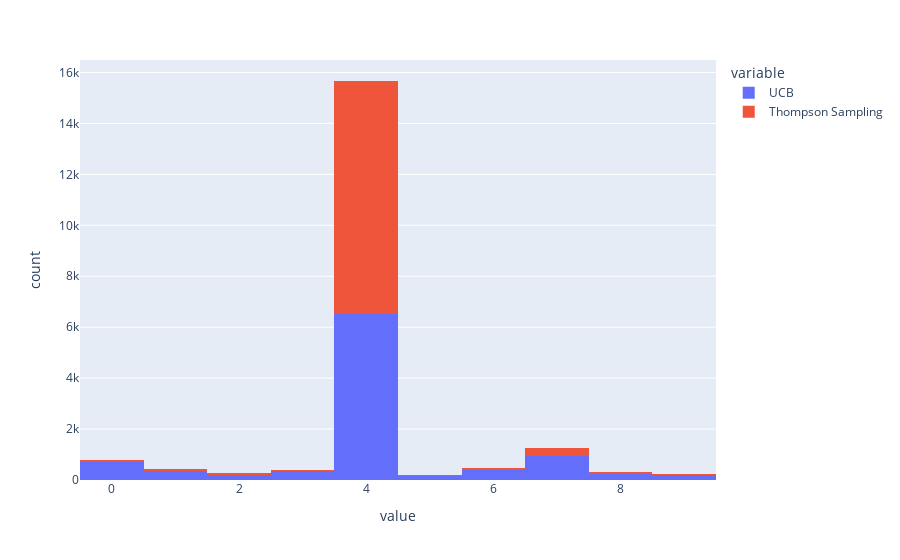

Notebook cell for this chart:
### Code cell
px.histogram(results)

### Figure 1 — Plotly figure (JSON) as saved in the notebook; plotly's stock layout.template omitted (floating-point values rounded to 4 significant figures; data arrays with more than 128 entries replaced by an {"elided": "..."} marker saying what was removed)
{"data": [{"alignmentgroup": "True", "bingroup": "x", "hovertemplate": "variable=UCB<br>value=%{x}<br>count=%{y}<extra></extra>", "legendgroup": "UCB", "marker": {"color": "#636efa", "pattern": {"shape": ""}}, "name": "UCB", "offsetgroup": "UCB", "orientation": "v", "showlegend": true, "type": "histogram", "x": {"elided": "10000 int values"}, "xaxis": "x", "yaxis": "y"}, {"alignmentgroup": "True", "bingroup": "x", "hovertemplate": "variable=Thompson Sampling<br>value=%{x}<br>count=%{y}<extra></extra>", "legendgroup": "Thompson Sampling", "marker": {"color": "#EF553B", "pattern": {"shape": ""}}, "name": "Thompson Sampling", "offsetgroup": "Thompson Sampling", "orientation": "v", "showlegend": true, "type": "histogram", "x": {"elided": "10000 int values"}, "xaxis": "x", "yaxis": "y"}], "layout": {"barmode": "relative", "legend": {"title": {"text": "variable"}, "tracegroupgap": 0}, "margin": {"t": 60}, "xaxis": {"anchor": "y", "domain": [0, 1], "title": {"text": "value"}}, "yaxis": {"anchor": "x", "domain": [0, 1], "title": {"text": "count"}}}}
